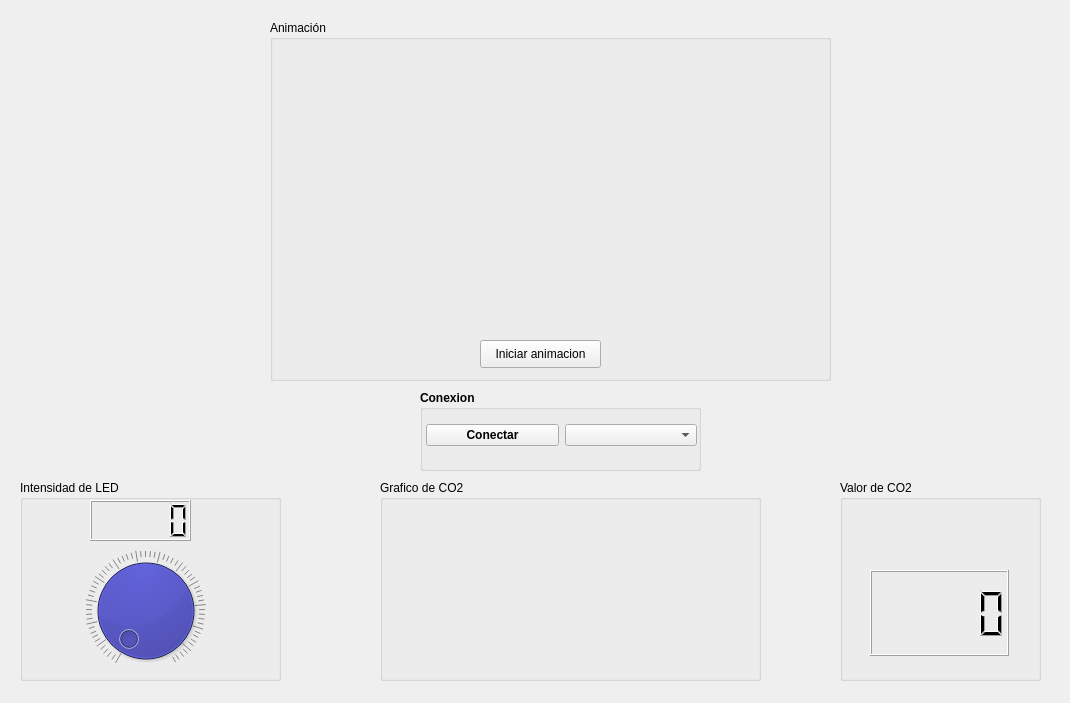
<?xml version="1.0" encoding="UTF-8"?>
<ui version="4.0">
 <class>MainWindow</class>
 <widget class="QMainWindow" name="MainWindow">
  <property name="geometry">
   <rect>
    <x>0</x>
    <y>0</y>
    <width>1070</width>
    <height>703</height>
   </rect>
  </property>
  <property name="windowTitle">
   <string>MainWindow</string>
  </property>
  <widget class="QWidget" name="centralwidget">
   <widget class="QGroupBox" name="animacion">
    <property name="geometry">
     <rect>
      <x>270</x>
      <y>20</y>
      <width>561</width>
      <height>361</height>
     </rect>
    </property>
    <property name="title">
     <string>Animación</string>
    </property>
    <widget class="QPushButton" name="boton">
     <property name="geometry">
      <rect>
       <x>210</x>
       <y>320</y>
       <width>121</width>
       <height>28</height>
      </rect>
     </property>
     <property name="text">
      <string>Iniciar animacion</string>
     </property>
    </widget>
    <widget class="QLabel" name="gif">
     <property name="geometry">
      <rect>
       <x>140</x>
       <y>20</y>
       <width>291</width>
       <height>291</height>
      </rect>
     </property>
     <property name="text">
      <string/>
     </property>
     <property name="pixmap">
      <pixmap>animacion.gif</pixmap>
     </property>
    </widget>
   </widget>
   <widget class="QGroupBox" name="grafico">
    <property name="geometry">
     <rect>
      <x>380</x>
      <y>480</y>
      <width>381</width>
      <height>201</height>
     </rect>
    </property>
    <property name="title">
     <string>Grafico de CO2</string>
    </property>
    <widget class="QWidget" name="verticalLayoutWidget">
     <property name="geometry">
      <rect>
       <x>10</x>
       <y>20</y>
       <width>361</width>
       <height>171</height>
      </rect>
     </property>
     <layout class="QVBoxLayout" name="graph"/>
    </widget>
   </widget>
   <widget class="QGroupBox" name="intensidad">
    <property name="geometry">
     <rect>
      <x>20</x>
      <y>480</y>
      <width>261</width>
      <height>201</height>
     </rect>
    </property>
    <property name="title">
     <string>Intensidad de LED</string>
    </property>
    <widget class="QDial" name="dial">
     <property name="geometry">
      <rect>
       <x>50</x>
       <y>70</y>
       <width>151</width>
       <height>121</height>
      </rect>
     </property>
     <property name="styleSheet">
      <string notr="true">background-color: rgb(0, 0, 200);</string>
     </property>
     <property name="maximum">
      <number>255</number>
     </property>
     <property name="notchesVisible">
      <bool>true</bool>
     </property>
    </widget>
    <widget class="QLCDNumber" name="lcd_dial">
     <property name="geometry">
      <rect>
       <x>70</x>
       <y>20</y>
       <width>101</width>
       <height>41</height>
      </rect>
     </property>
    </widget>
   </widget>
   <widget class="QGroupBox" name="valor_co2">
    <property name="geometry">
     <rect>
      <x>840</x>
      <y>480</y>
      <width>201</width>
      <height>201</height>
     </rect>
    </property>
    <property name="title">
     <string>Valor de CO2</string>
    </property>
    <widget class="QLCDNumber" name="lcd_co2">
     <property name="geometry">
      <rect>
       <x>30</x>
       <y>90</y>
       <width>139</width>
       <height>86</height>
      </rect>
     </property>
    </widget>
   </widget>
   <widget class="QGroupBox" name="conexion">
    <property name="geometry">
     <rect>
      <x>420</x>
      <y>390</y>
      <width>281</width>
      <height>81</height>
     </rect>
    </property>
    <property name="minimumSize">
     <size>
      <width>201</width>
      <height>0</height>
     </size>
    </property>
    <property name="font">
     <font>
      <weight>75</weight>
      <bold>true</bold>
      <underline>false</underline>
      <kerning>false</kerning>
     </font>
    </property>
    <property name="styleSheet">
     <string notr="true">c:qradialgradient(spread:pad, cx:0.5, cy:0.5, radius:0.5, fx:0.5, fy:0.5, stop:0 rgba(0, 0, 0, 255), stop:0.19397 rgba(29, 125, 8,255), stop:0.202312 rgba(122, 97, 0, 255), stop:0.495514 rgba(76, 58, 0, 255), stop:0.504819 rgba(29, 125, 8,255), stop:0.79 rgba(29, 125, 8,255), stop:1 rgba(29, 125, 8,255));
</string>
    </property>
    <property name="title">
     <string>Conexion</string>
    </property>
    <widget class="QWidget" name="horizontalLayoutWidget_3">
     <property name="geometry">
      <rect>
       <x>6</x>
       <y>20</y>
       <width>271</width>
       <height>51</height>
      </rect>
     </property>
     <layout class="QHBoxLayout" name="horizontalLayout_3">
      <item>
       <widget class="QPushButton" name="conectar">
        <property name="text">
         <string>Conectar</string>
        </property>
       </widget>
      </item>
      <item>
       <widget class="QComboBox" name="puertos"/>
      </item>
     </layout>
    </widget>
   </widget>
  </widget>
 </widget>
 <resources/>
 <connections/>
</ui>
